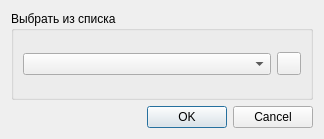
<?xml version="1.0" encoding="UTF-8"?>
<ui version="4.0">
 <class>SamplingDeviceDialog</class>
 <widget class="QDialog" name="SamplingDeviceDialog">
  <property name="geometry">
   <rect>
    <x>0</x>
    <y>0</y>
    <width>324</width>
    <height>139</height>
   </rect>
  </property>
  <property name="font">
   <font>
    <family>Liberation Sans</family>
    <pointsize>9</pointsize>
   </font>
  </property>
  <property name="windowTitle">
   <string>Выбрать SDR устройство</string>
  </property>
  <layout class="QVBoxLayout" name="verticalLayout">
   <item>
    <widget class="QGroupBox" name="groupBox">
     <property name="font">
      <font>
       <family>Liberation Sans</family>
       <pointsize>9</pointsize>
      </font>
     </property>
     <property name="title">
      <string>Выбрать из списка</string>
     </property>
     <layout class="QHBoxLayout" name="horizontalLayout">
      <item>
       <widget class="QComboBox" name="deviceSelect">
        <property name="font">
         <font>
          <family>Liberation Sans</family>
          <pointsize>9</pointsize>
         </font>
        </property>
       </widget>
      </item>
      <item>
       <widget class="QToolButton" name="refreshDevices">
        <property name="toolTip">
         <string>Обновить список</string>
        </property>
        <property name="text">
         <string/>
        </property>
        <property name="icon">
         <iconset resource="../resources/res.qrc">
          <normaloff>:/recycle.png</normaloff>:/recycle.png</iconset>
        </property>
       </widget>
      </item>
     </layout>
    </widget>
   </item>
   <item>
    <widget class="QDialogButtonBox" name="buttonBox">
     <property name="font">
      <font>
       <family>Liberation Sans</family>
       <pointsize>9</pointsize>
      </font>
     </property>
     <property name="orientation">
      <enum>Qt::Horizontal</enum>
     </property>
     <property name="standardButtons">
      <set>QDialogButtonBox::Cancel|QDialogButtonBox::Ok</set>
     </property>
    </widget>
   </item>
  </layout>
 </widget>
 <tabstops>
  <tabstop>buttonBox</tabstop>
 </tabstops>
 <resources>
  <include location="../resources/res.qrc"/>
 </resources>
 <connections>
  <connection>
   <sender>buttonBox</sender>
   <signal>accepted()</signal>
   <receiver>SamplingDeviceDialog</receiver>
   <slot>accept()</slot>
   <hints>
    <hint type="sourcelabel">
     <x>257</x>
     <y>194</y>
    </hint>
    <hint type="destinationlabel">
     <x>157</x>
     <y>203</y>
    </hint>
   </hints>
  </connection>
  <connection>
   <sender>buttonBox</sender>
   <signal>rejected()</signal>
   <receiver>SamplingDeviceDialog</receiver>
   <slot>reject()</slot>
   <hints>
    <hint type="sourcelabel">
     <x>314</x>
     <y>194</y>
    </hint>
    <hint type="destinationlabel">
     <x>286</x>
     <y>203</y>
    </hint>
   </hints>
  </connection>
 </connections>
</ui>
